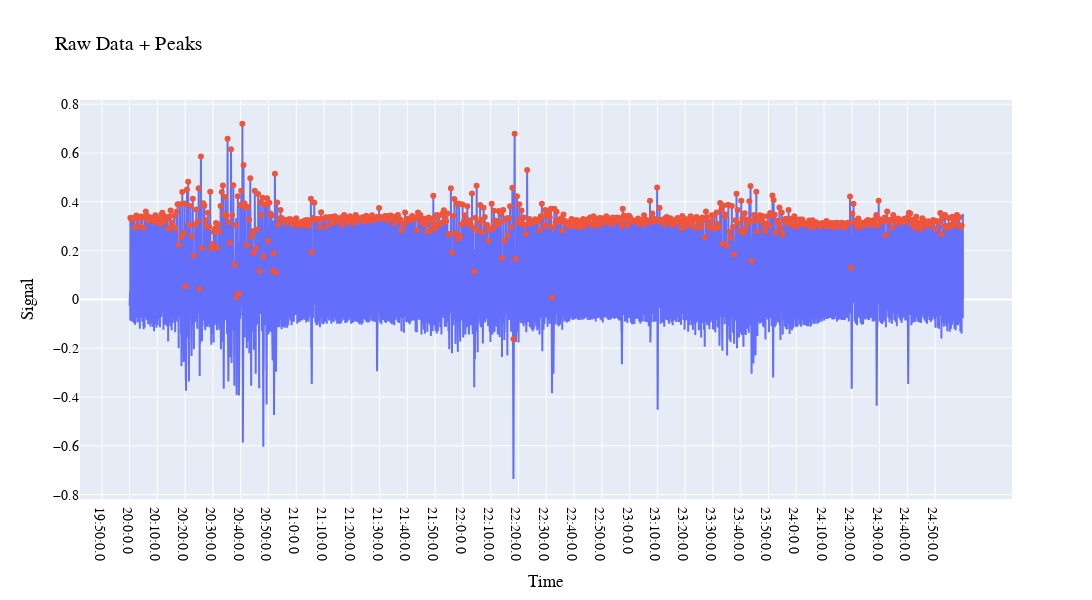

Here is the notebook cell this chart was saved with:
### Markdown cell above
### Fiducial points aren't always the exact peak but they are at least near them. After Fiducial points are identified the maximum points around it are searched.

### Code cell
fig_peaks_raw = go.Figure()

fig_peaks_raw.add_trace(go.Scatter(x = sample_test.time,y = sample_test.values,showlegend=False))
fig_peaks_raw.add_trace(go.Scatter(mode = 'markers', x = sample_test.max_x,y = sample_test.max_y,showlegend=False))


fig_peaks_raw.update_layout(xaxis = dict(tickmode = 'array', tickvals = sample_test.tick_values, ticktext = sample_test.time_ticks), autosize=False,width=1400,
                  height=600,showlegend=False,title="Raw Data + Peaks", xaxis_title="Time", yaxis_title= 'Signal', font=dict(family="Avenir",size=14,color="Black"))

#fig_peaks_raw.update_layout(xaxis_range=[69900,80000])

### Figure 1 — Plotly figure (JSON) as saved in the notebook; plotly's stock layout.template omitted (floating-point values rounded to 4 significant figures; data arrays with more than 128 entries replaced by an {"elided": "..."} marker saying what was removed)
{"data": [{"showlegend": false, "type": "scatter", "x": {"elided": "75001 int values"}, "y": {"elided": "75001 float values"}}, {"mode": "markers", "showlegend": false, "type": "scatter", "x": {"elided": "714 float values"}, "y": {"elided": "714 float values"}}], "layout": {"autosize": false, "font": {"color": "Black", "family": "Avenir", "size": 14}, "height": 600, "showlegend": false, "title": {"text": "Raw Data + Peaks"}, "width": 1400, "xaxis": {"tickmode": "array", "ticktext": {"elided": "150 str values"}, "tickvals": {"elided": "150 int values"}, "title": {"text": "Time"}}, "yaxis": {"title": {"text": "Signal"}}}}
